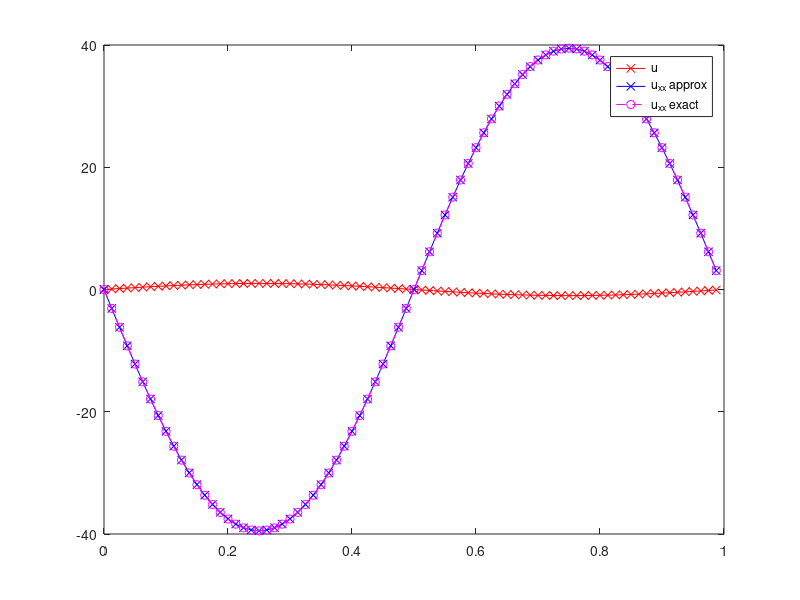

Recreate this plot in MATLAB.
%% approx the second derivative
%
%

N = 80;
h = 1/N;
x = 0:h:(1-h);  x = x';

e = ones(size(x));

u = sin(2*pi*x);

figure(1); clf;
plot(x, u, 'r-x')

L = spdiags([e -2*e e], [-1 0 1], N, N);
L(1, N) = 1;
L(N, 1) = 1;
L = (1/h^2)*L;

uxx_exact = -4*pi^2*sin(2*pi*x);
uxx = L*u;

hold on;
plot(x, uxx, 'bx-')
plot(x, uxx_exact, 'mo--')

legend('u', 'u_{xx} approx', 'u_{xx} exact')
